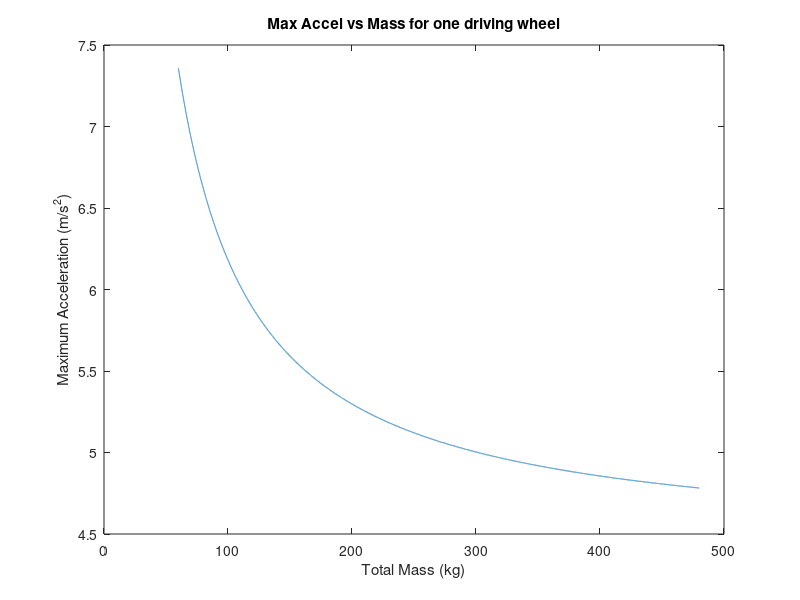
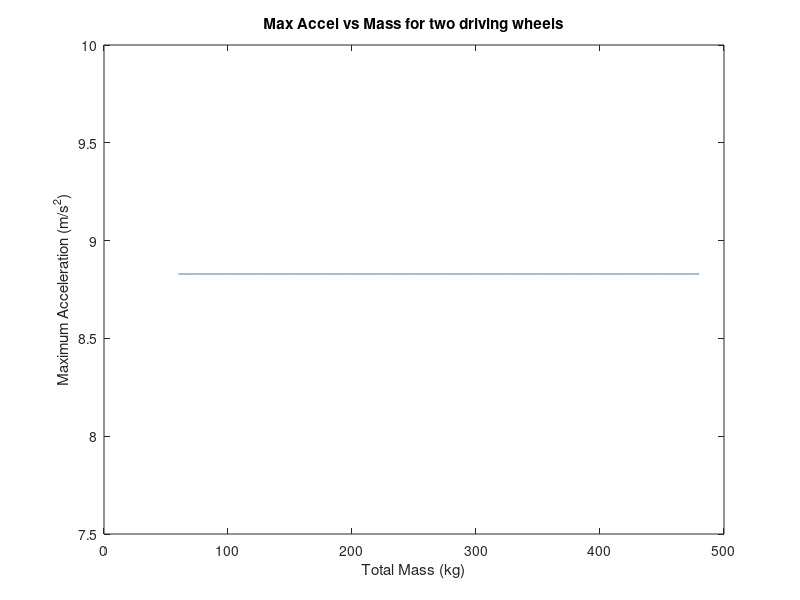
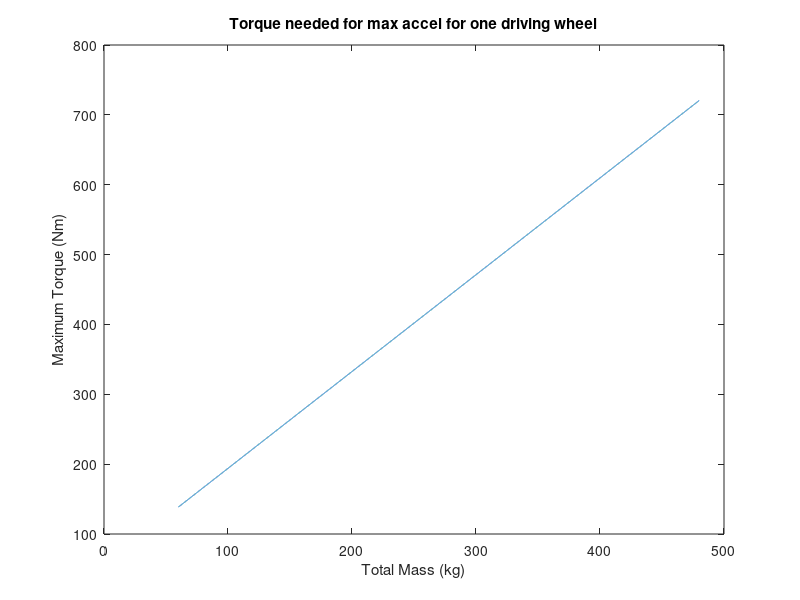
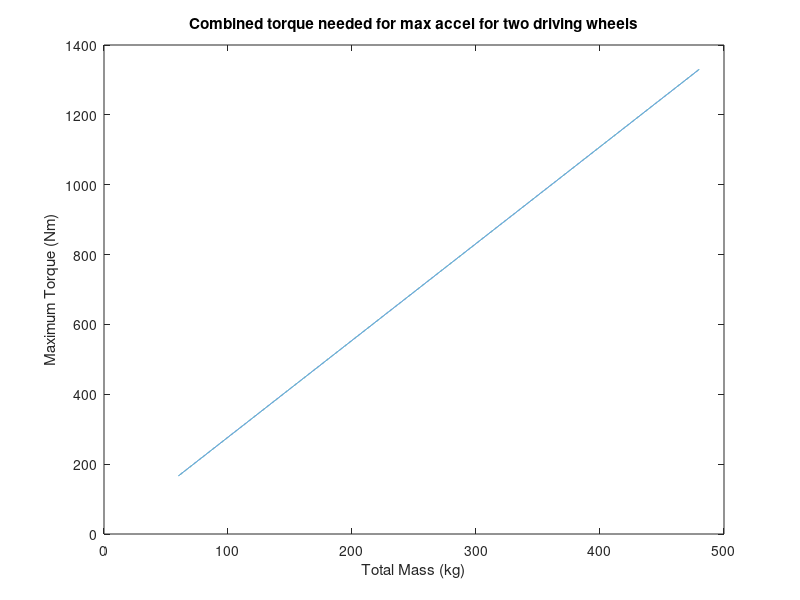

The MATLAB source for these figures, in order:
close all;
clear all;
clc;

mut = .9; %Coefficient for dry concrete
massbw = 50:.01:260; %Assuming half bike mass plus 75% of rider mass
masstot = (massbw-60)*2+80;
max_force_onewheel = mut*massbw*9.81; %Assuming the motor is only on the back wheel
%MaxForce = ?t*m*ag - ?t is the traction coefficient
max_accel_onewheel = max_force_onewheel./masstot; %a = F/m
plot(masstot,max_accel_onewheel);
xlabel('Total Mass (kg)');
ylabel('Maximum Acceleration (m/s^2)')
title('Max Accel vs Mass for one driving wheel')
max_force_both = mut*masstot*9.81; %Same as one wheel but for the total mass
max_accel_both = max_force_both./masstot;
figure
plot(masstot,max_accel_both);
xlabel('Total Mass (kg)');
ylabel('Maximum Acceleration (m/s^2)')
title('Max Accel vs Mass for two driving wheels')
treadWidth = 140;
aspectRatio = .7;
RimRad = 17;
rw = (140*.7*2/1000 + 17*.0254)/2; %tread plus rim radius, in meters
Tm_one = max_force_onewheel*rw;
Tm_both = max_force_both*rw;
figure
plot(masstot,Tm_one);
xlabel('Total Mass (kg)');
ylabel('Maximum Torque (Nm)')
title('Torque needed for max accel for one driving wheel')
figure
plot(masstot,Tm_both);
xlabel('Total Mass (kg)');
ylabel('Maximum Torque (Nm)')
title('Combined torque needed for max accel for two driving wheels')  

